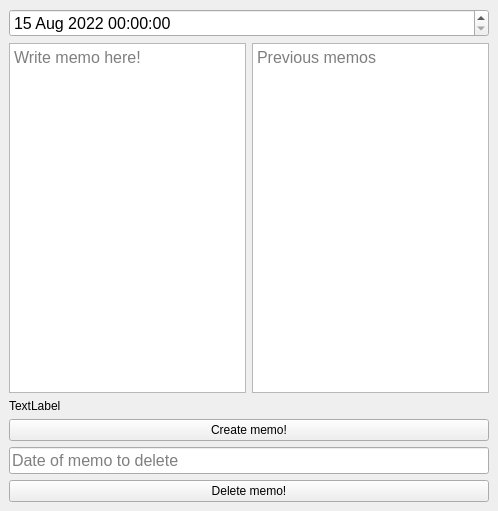
<?xml version="1.0" encoding="UTF-8"?>
<ui version="4.0">
 <class>MainWindow</class>
 <widget class="QMainWindow" name="MainWindow">
  <property name="geometry">
   <rect>
    <x>0</x>
    <y>0</y>
    <width>498</width>
    <height>511</height>
   </rect>
  </property>
  <property name="windowTitle">
   <string>Memo</string>
  </property>
  <property name="locale">
   <locale language="English" country="UnitedStates"/>
  </property>
  <widget class="QWidget" name="centralwidget">
   <layout class="QHBoxLayout" name="horizontalLayout">
    <item>
     <layout class="QGridLayout" name="gridLayout">
      <item row="0" column="0" colspan="2">
       <widget class="QDateTimeEdit" name="dateTimeEdit_2">
        <property name="font">
         <font>
          <pointsize>12</pointsize>
         </font>
        </property>
        <property name="frame">
         <bool>true</bool>
        </property>
        <property name="maximumDate">
         <date>
          <year>2100</year>
          <month>1</month>
          <day>1</day>
         </date>
        </property>
        <property name="minimumDate">
         <date>
          <year>2022</year>
          <month>8</month>
          <day>15</day>
         </date>
        </property>
       </widget>
      </item>
      <item row="4" column="0" colspan="2">
       <widget class="QLineEdit" name="lineEdit">
        <property name="font">
         <font>
          <pointsize>12</pointsize>
         </font>
        </property>
        <property name="placeholderText">
         <string>Date of memo to delete</string>
        </property>
       </widget>
      </item>
      <item row="3" column="0" colspan="2">
       <widget class="QPushButton" name="pushButton">
        <property name="text">
         <string>Create memo!</string>
        </property>
       </widget>
      </item>
      <item row="1" column="1">
       <widget class="QPlainTextEdit" name="plainTextEdit_2">
        <property name="font">
         <font>
          <pointsize>12</pointsize>
         </font>
        </property>
        <property name="placeholderText">
         <string>Previous memos</string>
        </property>
       </widget>
      </item>
      <item row="1" column="0">
       <widget class="QPlainTextEdit" name="plainTextEdit">
        <property name="font">
         <font>
          <pointsize>12</pointsize>
         </font>
        </property>
        <property name="autoFillBackground">
         <bool>false</bool>
        </property>
        <property name="centerOnScroll">
         <bool>false</bool>
        </property>
        <property name="placeholderText">
         <string>Write memo here!</string>
        </property>
       </widget>
      </item>
      <item row="2" column="0">
       <widget class="QLabel" name="label">
        <property name="enabled">
         <bool>true</bool>
        </property>
        <property name="text">
         <string>TextLabel</string>
        </property>
       </widget>
      </item>
      <item row="5" column="0" colspan="2">
       <widget class="QPushButton" name="pushButton_2">
        <property name="text">
         <string>Delete memo!</string>
        </property>
       </widget>
      </item>
     </layout>
    </item>
   </layout>
  </widget>
 </widget>
 <resources/>
 <connections/>
</ui>
